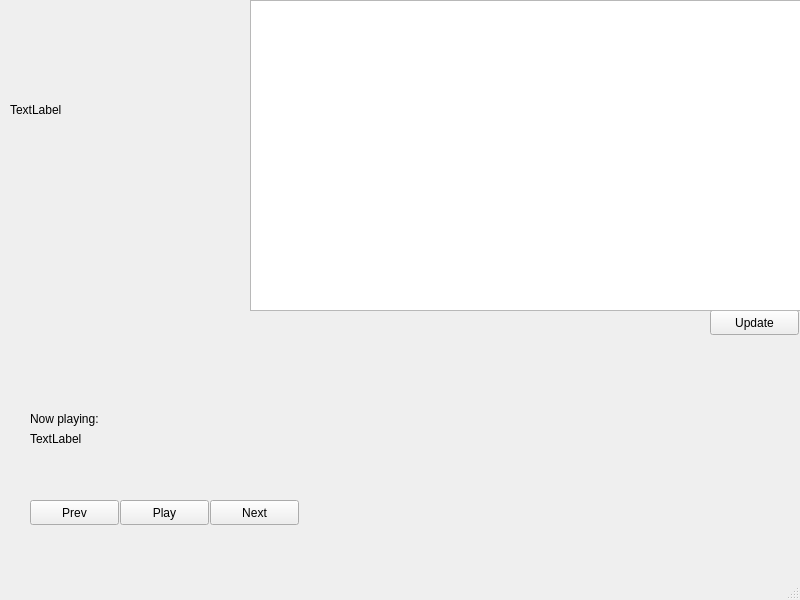
<?xml version="1.0" encoding="UTF-8"?>
<ui version="4.0">
 <class>MainWindow</class>
 <widget class="QMainWindow" name="MainWindow">
  <property name="geometry">
   <rect>
    <x>0</x>
    <y>0</y>
    <width>800</width>
    <height>600</height>
   </rect>
  </property>
  <property name="windowTitle">
   <string>MainWindow</string>
  </property>
  <widget class="QWidget" name="centralwidget">
   <widget class="QLabel" name="TrackCover">
    <property name="geometry">
     <rect>
      <x>10</x>
      <y>10</y>
      <width>200</width>
      <height>200</height>
     </rect>
    </property>
    <property name="text">
     <string>TextLabel</string>
    </property>
   </widget>
   <widget class="QPushButton" name="PlayBtn">
    <property name="geometry">
     <rect>
      <x>120</x>
      <y>500</y>
      <width>89</width>
      <height>25</height>
     </rect>
    </property>
    <property name="text">
     <string>Play</string>
    </property>
   </widget>
   <widget class="QPushButton" name="PrevBtn">
    <property name="geometry">
     <rect>
      <x>30</x>
      <y>500</y>
      <width>89</width>
      <height>25</height>
     </rect>
    </property>
    <property name="text">
     <string>Prev</string>
    </property>
   </widget>
   <widget class="QPushButton" name="NextBtn">
    <property name="geometry">
     <rect>
      <x>210</x>
      <y>500</y>
      <width>89</width>
      <height>25</height>
     </rect>
    </property>
    <property name="text">
     <string>Next</string>
    </property>
   </widget>
   <widget class="QPushButton" name="UpdateBtn">
    <property name="geometry">
     <rect>
      <x>710</x>
      <y>310</y>
      <width>89</width>
      <height>25</height>
     </rect>
    </property>
    <property name="text">
     <string>Update</string>
    </property>
   </widget>
   <widget class="QListWidget" name="TracksList">
    <property name="geometry">
     <rect>
      <x>250</x>
      <y>0</y>
      <width>551</width>
      <height>311</height>
     </rect>
    </property>
   </widget>
   <widget class="QLabel" name="label">
    <property name="geometry">
     <rect>
      <x>30</x>
      <y>410</y>
      <width>91</width>
      <height>17</height>
     </rect>
    </property>
    <property name="text">
     <string>Now playing:</string>
    </property>
   </widget>
   <widget class="QLabel" name="TrackTitle">
    <property name="geometry">
     <rect>
      <x>30</x>
      <y>430</y>
      <width>67</width>
      <height>17</height>
     </rect>
    </property>
    <property name="text">
     <string>TextLabel</string>
    </property>
   </widget>
  </widget>
  <widget class="QMenuBar" name="menubar">
   <property name="geometry">
    <rect>
     <x>0</x>
     <y>0</y>
     <width>800</width>
     <height>22</height>
    </rect>
   </property>
  </widget>
  <widget class="QStatusBar" name="statusbar"/>
 </widget>
 <resources/>
 <connections/>
</ui>
